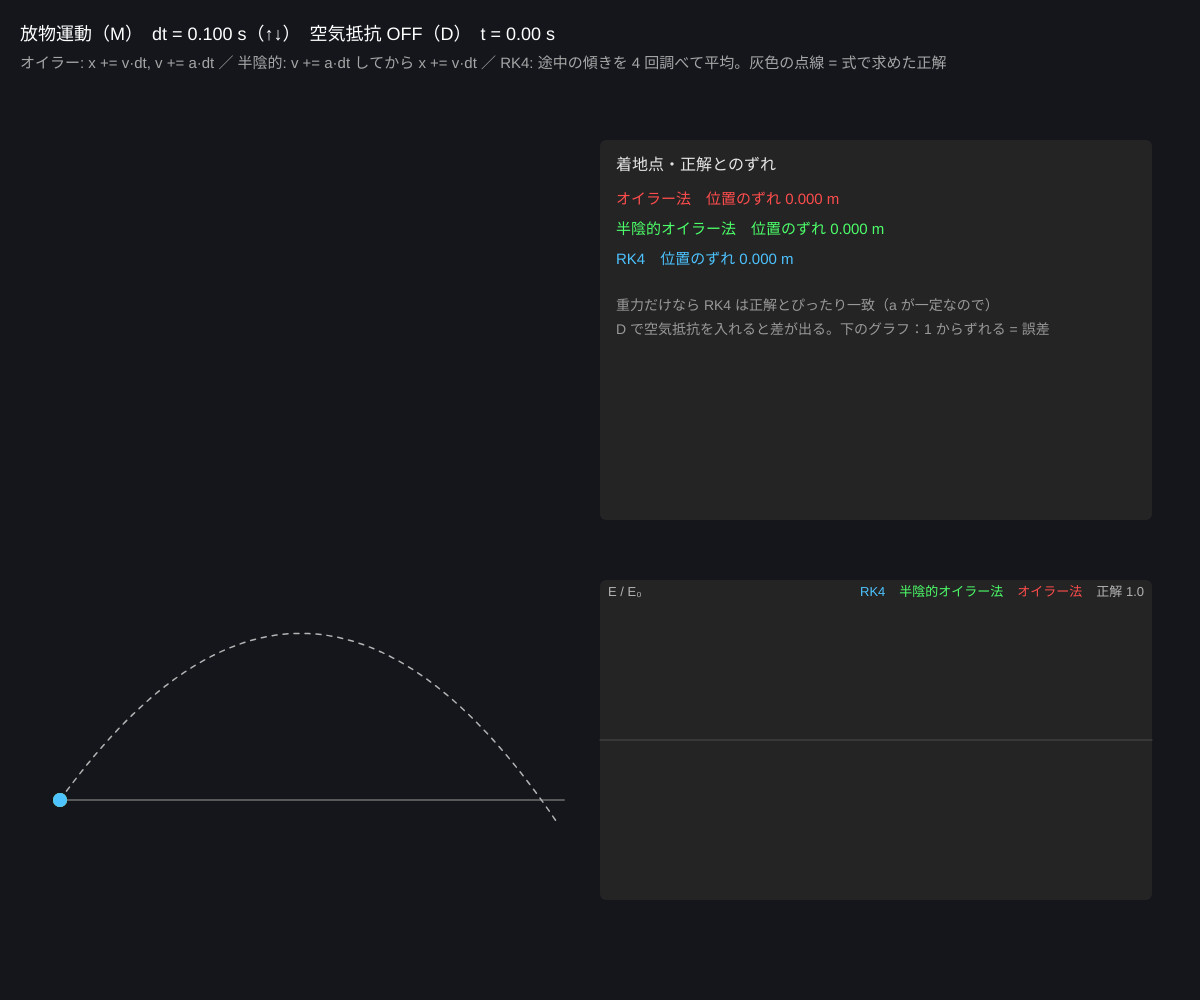
Frame 1 (no input)
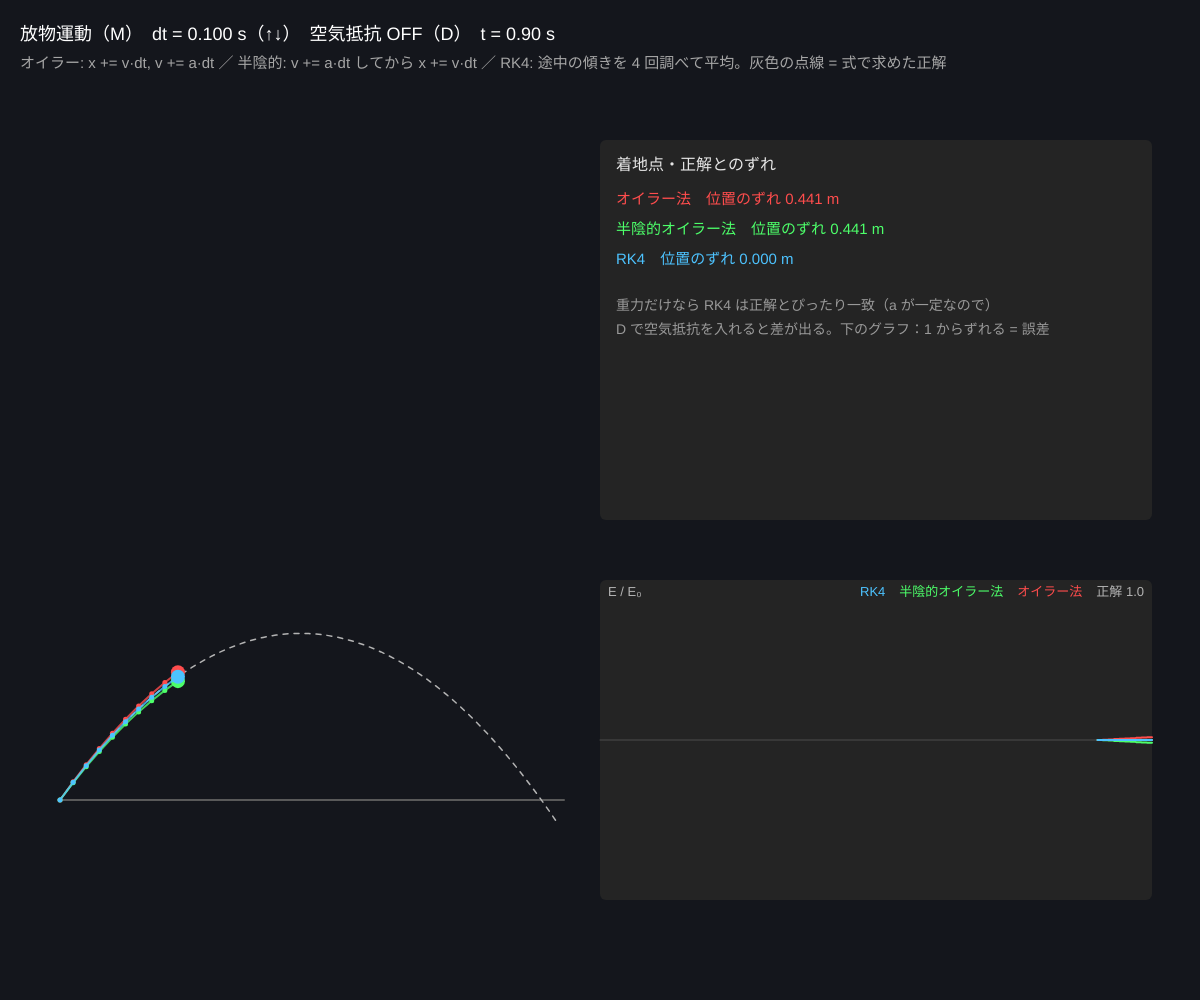
Frame 60 (no input)
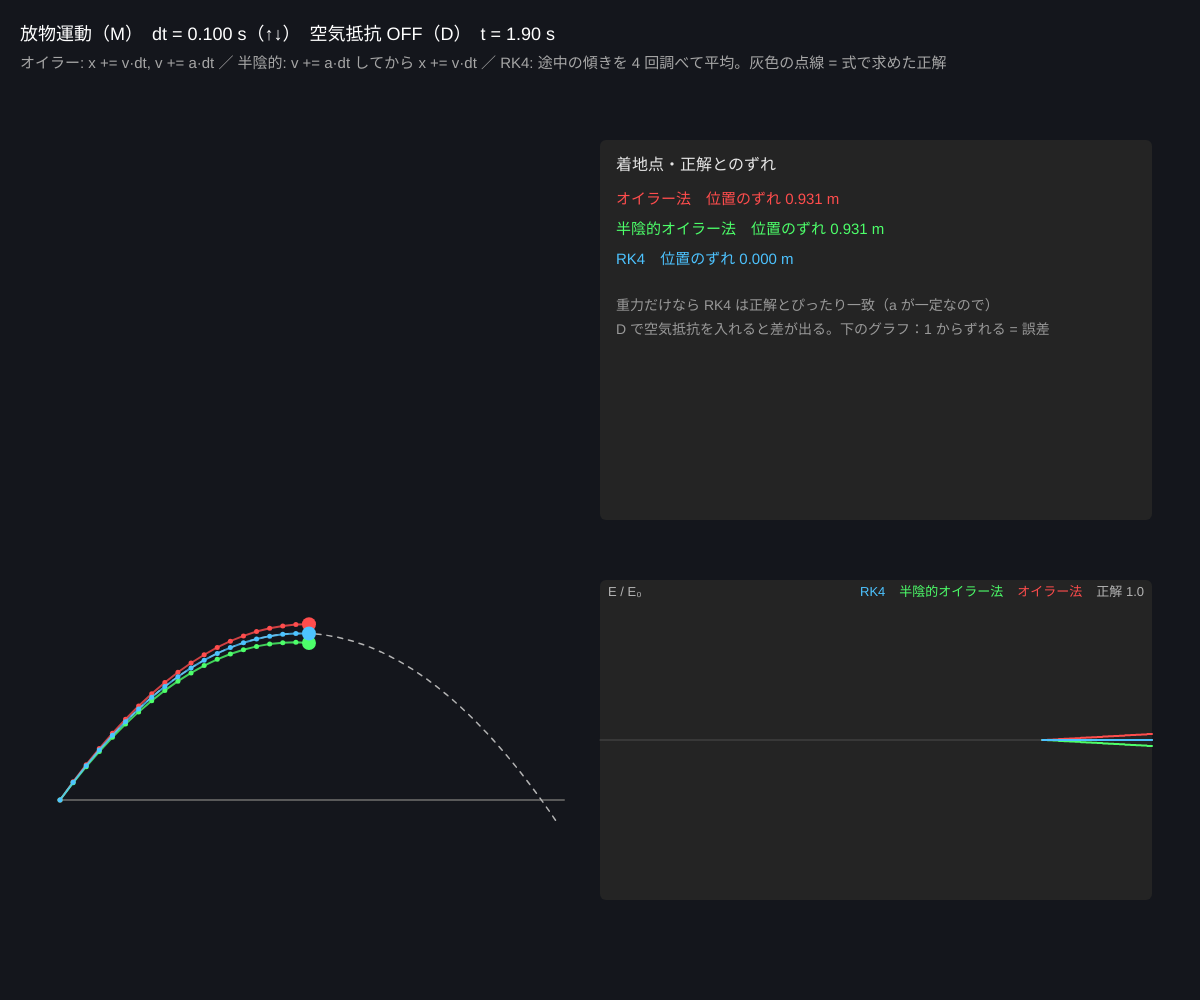
Frame 120 (the mouse pressed at the canvas centre since frame 60)

The p5.js sketch that drew these frames (run headless with seeded random() and noise() and a simulated clock; from frame 60 on, the mouse is pressed at the canvas centre):

// p5.js sketch
// ── sketch.js
// ============================================
// 01 ニュートンの運動方程式と数値積分
// F = ma → a がわかれば、少しずつ v と x を更新して未来を計算できる（数値積分）
//   オイラー法・半陰的オイラー法・ルンゲ＝クッタ法（RK4）を、正解（式）と比べる
// ↑↓ = 時間の刻み dt / M = 放物運動 ↔ ばね / D = 空気抵抗 ON/OFF / スペース = やり直し
// ============================================

let dt = 0.1;               // ★ 時間の刻み [s]（大きいほど誤差が増える）
let g = 9.8;                // ★ 重力加速度 [m/s²]
let k = 0.03;               // ★ 空気抵抗の係数（a = −k|v|v）
let w0 = Math.PI;           // ★ ばねの角振動数 [rad/s]（周期 2 秒）
let scene = 0;              // 0: 放物運動, 1: ばね
let drag = false;
let methods = [
  { name: 'オイラー法', hue: 0 },
  { name: '半陰的オイラー法', hue: 130 },
  { name: 'RK4', hue: 200 },
];
let simT = 0, acc = 0, HIST = 600;
let hE = [[], [], [], []];

function setup() {
  createCanvas(windowWidth, windowHeight);
  colorMode(HSB, 360, 100, 100, 100);
  restart();
}

// ★ 運動方程式：状態 s = {x, y, vx, vy} → 加速度
function accel(s) {
  if (scene === 1) return { ax: -w0 * w0 * s.x, ay: 0 };
  let ax = 0, ay = -g;
  if (drag) { let sp = sqrt(s.vx * s.vx + s.vy * s.vy); ax -= k * sp * s.vx; ay -= k * sp * s.vy; }
  return { ax, ay };
}

function restart() {
  simT = 0; acc = 0;
  let s0 = scene === 0 ? { x: 0, y: 0, vx: 13, vy: 18 } : { x: 1, y: 0, vx: 0, vy: 0 };
  for (let m of methods) { m.s = { ...s0 }; m.trail = [{ x: s0.x, y: s0.y }]; }
}

// ---- 3 つの積分法（1 ステップ dt 進める）
function eulerStep(s, h) {
  let a = accel(s);
  return { x: s.x + s.vx * h, y: s.y + s.vy * h, vx: s.vx + a.ax * h, vy: s.vy + a.ay * h }; // 古い v で x を進める
}
function semiImplicitStep(s, h) {
  let a = accel(s);
  let vx = s.vx + a.ax * h, vy = s.vy + a.ay * h;
  return { x: s.x + vx * h, y: s.y + vy * h, vx, vy };                                  // 新しい v で x を進める
}
function rk4Step(s, h) {
  let f = (q) => { let a = accel(q); return { x: q.vx, y: q.vy, vx: a.ax, vy: a.ay }; };
  let add = (q, d, c) => ({ x: q.x + d.x * c, y: q.y + d.y * c, vx: q.vx + d.vx * c, vy: q.vy + d.vy * c });
  let k1 = f(s), k2 = f(add(s, k1, h / 2)), k3 = f(add(s, k2, h / 2)), k4 = f(add(s, k3, h));
  let r = {};
  for (let c of ['x', 'y', 'vx', 'vy']) r[c] = s[c] + h / 6 * (k1[c] + 2 * k2[c] + 2 * k3[c] + k4[c]);
  return r;
}
// 正解（式）：空気抵抗なしの放物線 / ばねの cos
function exact(tt) {
  if (scene === 1) return { x: cos(w0 * tt), y: 0, vx: -w0 * sin(w0 * tt), vy: 0 };
  return { x: 13 * tt, y: 18 * tt - 0.5 * g * tt * tt, vx: 13, vy: 18 - g * tt };
}
function energy(s) {
  if (scene === 1) return 0.5 * s.vx * s.vx + 0.5 * w0 * w0 * s.x * s.x;
  return 0.5 * (s.vx * s.vx + s.vy * s.vy) + g * s.y;
}

function draw() {
  background(220, 30, 11);
  // ★ 実時間で 1/60 秒たつごとに、dt ずつ計算を進める
  acc += 1 / 60;
  let stepper = [eulerStep, semiImplicitStep, rk4Step];
  let guard = 0;
  while (acc >= dt && guard++ < 200) {
    acc -= dt; simT += dt;
    methods.forEach((m, i) => {
      m.s = stepper[i](m.s, dt);
      for (let c of ['x', 'y', 'vx', 'vy']) m.s[c] = constrain(m.s[c], -1e4, 1e4);
      m.trail.push({ x: m.s.x, y: m.s.y, t: simT });
      if (m.trail.length > 400) m.trail.shift();
    });
  }
  let E0 = energy(exact(0));
  methods.forEach((m, i) => pushHist(hE[i], energy(m.s) / E0));
  pushHist(hE[3], drag && scene === 0 ? NaN : 1);
  let ex = exact(simT);

  if (scene === 0) drawProjectile(ex); else drawSpring(ex);

  // ---- 右下：エネルギーの比 E / E0
  let gx = width * 0.5, gw = width * 0.46;
  let series = [{ data: hE[3], hue: 0, sat: 0, name: '正解 1.0' }];
  methods.forEach((m, i) => series.push({ data: hE[i], hue: m.hue, name: m.name }));
  drawPlot(gx, height * 0.58, gw, height * 0.32, series, 0, 2, 'E / E₀');

  noStroke(); fill(0, 0, 100); textSize(18);
  text((scene === 0 ? '放物運動' : 'ばね（単振動）') + '（M）　dt = ' + nf(dt, 1, 3) + ' s（↑↓）　空気抵抗 ' + (drag ? 'ON' : 'OFF') + '（D）　t = ' + nf(simT, 1, 2) + ' s', 20, 40);
  fill(0, 0, 65); textSize(15);
  text('オイラー: x += v·dt, v += a·dt ／ 半陰的: v += a·dt してから x += v·dt ／ RK4: 途中の傾きを 4 回調べて平均。灰色の点線 = 式で求めた正解', 20, 68);
}

function drawProjectile(ex) {
  let ox = width * 0.05, oy = height * 0.8, sc = min(width * 0.42 / 50, height * 0.6 / 22);
  stroke(0, 0, 35); strokeWeight(2); line(ox, oy, ox + 50 * sc, oy);
  // 正解の放物線
  if (!drag) {
    stroke(0, 0, 70); strokeWeight(1.5); noFill(); drawingContext.setLineDash([5, 6]);
    beginShape(); for (let tt = 0; tt <= 3.8; tt += 0.05) { let p = exact(tt); vertex(ox + p.x * sc, oy - p.y * sc); } endShape();
    drawingContext.setLineDash([]);
  }
  for (let m of methods) {
    noFill(); stroke(m.hue, 70, 100, 80); strokeWeight(2);
    beginShape(); for (let p of m.trail) vertex(ox + p.x * sc, oy - p.y * sc); endShape();
    noStroke(); fill(m.hue, 70, 100);
    for (let p of m.trail) circle(ox + p.x * sc, oy - p.y * sc, 5);   // 点 = 計算した時刻
    circle(ox + m.s.x * sc, oy - m.s.y * sc, 14);
  }
  if (methods.every((m) => m.s.y < -2) || simT > 8) restart();
  // 右上：各方法の誤差
  let gx = width * 0.5, gy = height * 0.14;
  noStroke(); fill(0, 0, 14); rect(gx, gy, width * 0.46, height * 0.38, 6);
  fill(0, 0, 90); textSize(16); text('着地点・正解とのずれ', gx + 16, gy + 30);
  methods.forEach((m, i) => {
    let err = drag ? NaN : sqrt(sq(m.s.x - ex.x) + sq(m.s.y - ex.y));
    fill(m.hue, 70, 100); textSize(15);
    text(m.name + '　位置のずれ ' + (isFinite(err) ? nf(err, 1, 3) + ' m' : '（空気抵抗ありは正解の式がない → RK4 を基準に）'), gx + 16, gy + 64 + i * 30);
  });
  fill(0, 0, 60); textSize(14);
  text('重力だけなら RK4 は正解とぴったり一致（a が一定なので）', gx + 16, gy + 170);
  text('D で空気抵抗を入れると差が出る。下のグラフ：1 からずれる = 誤差', gx + 16, gy + 194);
}

function drawSpring(ex) {
  let cx = width * 0.24, sc = width * 0.16;
  methods.forEach((m, i) => {
    let y = height * (0.25 + i * 0.17), mx = cx + constrain(m.s.x, -2.5, 2.5) * sc;
    stroke(0, 0, 40); strokeWeight(4); line(width * 0.03, y - 30, width * 0.03, y + 30);
    stroke(m.hue, 60, 100); strokeWeight(2); noFill();
    beginShape(); for (let j = 0; j <= 16; j++) vertex(lerp(width * 0.03, mx - 20, j / 16), y + (j % 2 ? -10 : 10) * (j > 0 && j < 16)); endShape();
    noStroke(); fill(m.hue, 70, 100); rect(mx - 20, y - 20, 40, 40, 6);
    fill(0, 0, 80); textSize(14); text(m.name, width * 0.03 + 8, y - 30);
  });
  let y = height * 0.76, mx = cx + ex.x * sc;
  noStroke(); fill(0, 0, 60); rect(mx - 20, y - 20, 40, 40, 6);
  fill(0, 0, 80); textSize(14); text('正解 x = cos ωt', width * 0.03 + 8, y - 30);
  // 右上：位相図（x, v）
  let gx = width * 0.5, gy = height * 0.14, gw = width * 0.46, gh = height * 0.38;
  noStroke(); fill(0, 0, 14); rect(gx, gy, gw, gh, 6);
  let pcx = gx + gw / 2, pcy = gy + gh / 2, ps = gh * 0.2;
  stroke(0, 0, 50); noFill(); drawingContext.setLineDash([5, 6]); ellipse(pcx, pcy, 2 * ps, 2 * ps); drawingContext.setLineDash([]);
  for (let m of methods) {
    noStroke(); fill(m.hue, 70, 100); circle(pcx + constrain(m.s.x, -2.4, 2.4) * ps, pcy - constrain(m.s.vx / w0, -2.4, 2.4) * ps, 10);
  }
  for (let m of methods) {
    m.ph = m.ph || [];
    m.ph.push([m.s.x, m.s.vx / w0]);
    if (m.ph.length > 300) m.ph.shift();
    stroke(m.hue, 70, 100, 60); strokeWeight(1.5); noFill();
    beginShape(); for (let p of m.ph) vertex(pcx + constrain(p[0], -2.4, 2.4) * ps, pcy - constrain(p[1], -2.4, 2.4) * ps); endShape();
  }
  noStroke(); fill(0, 0, 70); textSize(13); text('位相図（横 x、縦 v/ω）点線の円 = 正解。外へ渦巻く = エネルギーが増える', gx + 8, gy + 18);
}

function keyPressed() {
  if (key === UP_ARROW) dt = min(dt * 1.5, 0.4);
  if (key === DOWN_ARROW) dt = max(dt / 1.5, 0.002);
  if (key === 'm' || key === 'M') { scene = 1 - scene; for (let m of methods) m.ph = []; hE = [[], [], [], []]; restart(); }
  if (key === 'd' || key === 'D') { drag = !drag; restart(); }
  if (key === ' ') { for (let m of methods) m.ph = []; restart(); }
}

// ---------- やってみよう ----------
// 1. ばね（M）で dt を大きくする。オイラー法は外へ渦巻き（エネルギーが増え続け）、半陰的オイラーは円のまわりにとどまる
// 2. dt を半分にすると、オイラー法の誤差は約 1/2、RK4 は約 1/16 になる（1 次と 4 次の精度）
// 3. 空気抵抗（D）を入れて、k を 0.1 にしてみる。飛ぶ距離はどれだけ短くなる？
// 4. ゲームの物理エンジンは半陰的オイラー法が多い。速くて、エネルギーが暴走しにくいから


// ==================================================
// ここから下は「グラフを描く道具」です
// ==================================================
function pushHist(arr, val) {
  arr.push(isFinite(val) ? val : NaN);
  if (arr.length > HIST) arr.shift();
}
// 時間プロット：枠 (x, y, w, h) に series = [{data, hue, name}] を描く（縦の範囲 lo〜hi）
function drawPlot(x0, y0, w, h, series, lo, hi, title) {
  noStroke(); fill(0, 0, 14); rect(x0, y0, w, h, 6);
  stroke(0, 0, 30); strokeWeight(1);
  let y1 = map(1, lo, hi, y0 + h, y0);
  line(x0, y1, x0 + w, y1);
  for (let s of series) {
    stroke(s.hue, s.sat === undefined ? 70 : s.sat, s.sat === 0 ? 60 : 100); strokeWeight(2); noFill();
    beginShape();
    for (let i = 0, off = HIST - s.data.length; i < s.data.length; i++) {
      if (!isFinite(s.data[i])) { endShape(); beginShape(); continue; }
      vertex(map(i + off, 0, HIST - 1, x0, x0 + w), map(constrain(s.data[i], lo, hi), lo, hi, y0 + h, y0));
    }
    endShape();
  }
  noStroke(); fill(0, 0, 70); textSize(13); textAlign(LEFT, TOP);
  text(title, x0 + 8, y0 + 6);
  let lx = x0 + w - 8; textAlign(RIGHT, TOP);
  for (let s of series) { fill(s.hue, s.sat === undefined ? 70 : s.sat, s.sat === 0 ? 70 : 100); text(s.name, lx, y0 + 6); lx -= textWidth(s.name) + 14; }
  textAlign(LEFT, BASELINE);
}
